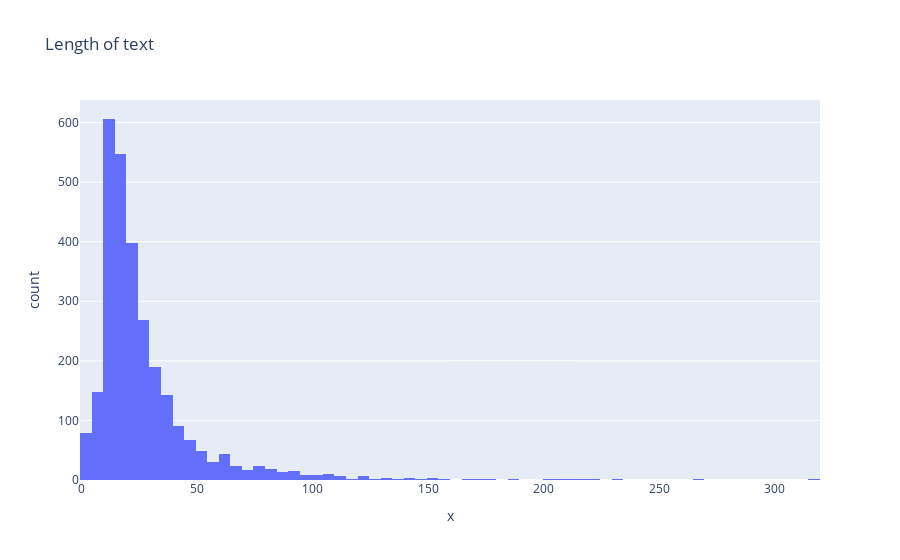

Notebook code for this chart:
### Code cell
df['length'] = df['text'].map(str).apply(len)
px.histogram(x=df['length'], title = "Length of text")

### Figure 1 — Plotly figure (JSON) as saved in the notebook; plotly's stock layout.template omitted (floating-point values rounded to 4 significant figures; data arrays with more than 128 entries replaced by an {"elided": "..."} marker saying what was removed)
{"data": [{"alignmentgroup": "True", "bingroup": "x", "hoverlabel": {"namelength": 0}, "hovertemplate": "x=%{x}<br>count=%{y}", "legendgroup": "", "marker": {"color": "#636efa"}, "name": "", "offsetgroup": "", "orientation": "v", "showlegend": false, "type": "histogram", "x": {"elided": "2839 int values"}, "xaxis": "x", "yaxis": "y"}], "layout": {"barmode": "relative", "legend": {"tracegroupgap": 0}, "title": {"text": "Length of text"}, "xaxis": {"anchor": "y", "domain": [0, 1], "title": {"text": "x"}}, "yaxis": {"anchor": "x", "domain": [0, 1], "title": {"text": "count"}}}}
